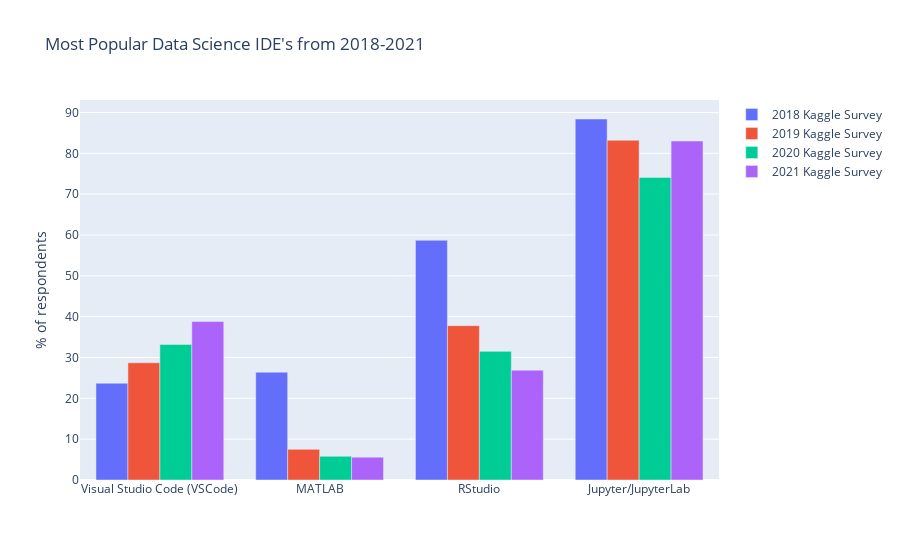

Here is the notebook cell this chart was saved with:
### Code cell
q9_dictionary_of_counts_2018_simplified = {
    'Jupyter/JupyterLab' : (responses_df_2018['Q13_Part_1'].count()),
    'RStudio': (responses_df_2018['Q13_Part_2'].count()),
    'Visual Studio Code (VSCode)' : (responses_df_2018['Q13_Part_4'].count()),
    'MATLAB' : (responses_df_2018['Q13_Part_7'].count()),
}

q9_dictionary_of_counts_2019_simplified = {
    'Jupyter/JupyterLab' : (responses_df_2019['Q16_Part_1'].count()),
    'RStudio': (responses_df_2019['Q16_Part_2'].count()),
    'Visual Studio Code (VSCode)' : (responses_df_2019['Q16_Part_6'].count()),
    'MATLAB' : (responses_df_2019['Q16_Part_5'].count()),
}

q9_dictionary_of_counts_2020_simplified = {
    'Jupyter/JupyterLab' : (responses_df_2020['Q9_Part_1'].count()),
    'RStudio': (responses_df_2020['Q9_Part_2'].count()),
    'Visual Studio Code (VSCode)' : (responses_df_2020['Q9_Part_4'].count()),
    'MATLAB' : (responses_df_2020['Q9_Part_10'].count()),
}

columns_to_combine = ['Q9_Part_1','Q9_Part_11'] # Make a "either jupyter or jupyterlab column instead of just jupyter+jupyterlab"
responses_df_2021['Jupyter/Jupyterlab'] = (responses_df_2021[columns_to_combine].notna()).any(axis="columns")
responses_df_2021['Jupyter/Jupyterlab'].replace([True], "Jupyter/JupyterLab",inplace=True)
responses_df_2021['Jupyter/Jupyterlab'].replace([False], np.nan,inplace=True)

q9_dictionary_of_counts_2021_simplified = {
    'Jupyter/JupyterLab' : (responses_df_2021['Jupyter/Jupyterlab'].count()),
    'RStudio': (responses_df_2021['Q9_Part_2'].count()),
    'Visual Studio Code (VSCode)' : (responses_df_2021['Q9_Part_4'].count()),
    'MATLAB' : (responses_df_2021['Q9_Part_10'].count()),
}

dictionary_of_counts_2018 = sort_dictionary_by_percent(responses_df_2018,
                                                  q9_list_of_columns_2018,
                                                  q9_dictionary_of_counts_2018_simplified)
dictionary_of_counts_2019 = sort_dictionary_by_percent(responses_df_2019,
                                                  q9_list_of_columns_2019,
                                                  q9_dictionary_of_counts_2019_simplified)
dictionary_of_counts_2020 = sort_dictionary_by_percent(responses_df_2020,
                                                  q9_list_of_columns_2020,
                                                  q9_dictionary_of_counts_2020_simplified)
dictionary_of_counts_2021 = sort_dictionary_by_percent(responses_df_2021,
                                                  q9_list_of_columns_2021,
                                                  q9_dictionary_of_counts_2021_simplified)

title_for_chart = "Most Popular Data Science IDE's from 2018-2021"
title_for_y_axis = '% of respondents'
                                                       
fig = go.Figure(data=[
    go.Bar(name='2018 Kaggle Survey', x=pd.Series(dictionary_of_counts_2018.keys()), y=pd.Series(dictionary_of_counts_2018.values())),
    go.Bar(name='2019 Kaggle Survey', x=pd.Series(dictionary_of_counts_2019.keys()), y=pd.Series(dictionary_of_counts_2019.values())),
    go.Bar(name='2020 Kaggle Survey', x=pd.Series(dictionary_of_counts_2020.keys()), y=pd.Series(dictionary_of_counts_2020.values())),
    go.Bar(name='2021 Kaggle Survey', x=pd.Series(dictionary_of_counts_2021.keys()), y=pd.Series(dictionary_of_counts_2021.values()))
           ])
fig.update_layout(barmode='group') 
fig.update_layout(title=title_for_chart,yaxis=dict(title=title_for_y_axis))
fig.show()

### Figure 1 — Plotly figure (JSON) as saved in the notebook; plotly's stock layout.template omitted (floating-point values rounded to 4 significant figures)
{"data": [{"name": "2018 Kaggle Survey", "type": "bar", "x": ["Visual Studio Code (VSCode)", "MATLAB", "RStudio", "Jupyter/JupyterLab"], "y": [23.7, 26.4, 58.7, 88.4]}, {"name": "2019 Kaggle Survey", "type": "bar", "x": ["MATLAB", "Visual Studio Code (VSCode)", "RStudio", "Jupyter/JupyterLab"], "y": [7.5, 28.7, 37.8, 83.2]}, {"name": "2020 Kaggle Survey", "type": "bar", "x": ["MATLAB", "RStudio", "Visual Studio Code (VSCode)", "Jupyter/JupyterLab"], "y": [5.8, 31.5, 33.2, 74.1]}, {"name": "2021 Kaggle Survey", "type": "bar", "x": ["MATLAB", "RStudio", "Visual Studio Code (VSCode)", "Jupyter/JupyterLab"], "y": [5.6, 26.9, 38.8, 83]}], "layout": {"barmode": "group", "title": {"text": "Most Popular Data Science IDE's from 2018-2021"}, "yaxis": {"title": {"text": "% of respondents"}}}}
